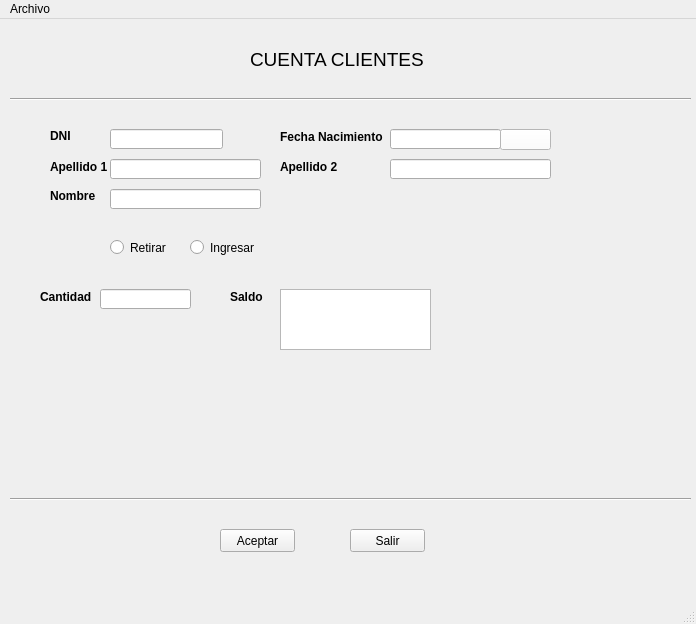
<?xml version="1.0" encoding="UTF-8"?>
<ui version="4.0">
 <class>MainWindow</class>
 <widget class="QMainWindow" name="MainWindow">
  <property name="geometry">
   <rect>
    <x>0</x>
    <y>0</y>
    <width>696</width>
    <height>624</height>
   </rect>
  </property>
  <property name="windowTitle">
   <string>MainWindow</string>
  </property>
  <widget class="QWidget" name="centralwidget">
   <widget class="QLabel" name="labelNombre">
    <property name="geometry">
     <rect>
      <x>50</x>
      <y>170</y>
      <width>47</width>
      <height>13</height>
     </rect>
    </property>
    <property name="font">
     <font>
      <weight>75</weight>
      <bold>true</bold>
     </font>
    </property>
    <property name="text">
     <string>Nombre</string>
    </property>
   </widget>
   <widget class="QLabel" name="labelCantidad">
    <property name="geometry">
     <rect>
      <x>40</x>
      <y>270</y>
      <width>61</width>
      <height>16</height>
     </rect>
    </property>
    <property name="font">
     <font>
      <weight>75</weight>
      <bold>true</bold>
     </font>
    </property>
    <property name="text">
     <string>Cantidad</string>
    </property>
   </widget>
   <widget class="Line" name="line">
    <property name="geometry">
     <rect>
      <x>10</x>
      <y>70</y>
      <width>681</width>
      <height>20</height>
     </rect>
    </property>
    <property name="orientation">
     <enum>Qt::Horizontal</enum>
    </property>
   </widget>
   <widget class="QRadioButton" name="radioRet">
    <property name="geometry">
     <rect>
      <x>110</x>
      <y>220</y>
      <width>82</width>
      <height>17</height>
     </rect>
    </property>
    <property name="text">
     <string>Retirar</string>
    </property>
    <attribute name="buttonGroup">
     <string notr="true">botonesRadio</string>
    </attribute>
   </widget>
   <widget class="QLabel" name="labelFecha">
    <property name="geometry">
     <rect>
      <x>280</x>
      <y>110</y>
      <width>111</width>
      <height>16</height>
     </rect>
    </property>
    <property name="font">
     <font>
      <weight>75</weight>
      <bold>true</bold>
     </font>
    </property>
    <property name="text">
     <string>Fecha Nacimiento</string>
    </property>
   </widget>
   <widget class="QLineEdit" name="lineDNI">
    <property name="geometry">
     <rect>
      <x>110</x>
      <y>110</y>
      <width>113</width>
      <height>20</height>
     </rect>
    </property>
    <property name="font">
     <font>
      <pointsize>14</pointsize>
     </font>
    </property>
   </widget>
   <widget class="QLineEdit" name="lineApellido1">
    <property name="geometry">
     <rect>
      <x>110</x>
      <y>140</y>
      <width>151</width>
      <height>20</height>
     </rect>
    </property>
   </widget>
   <widget class="QLineEdit" name="lineCant">
    <property name="geometry">
     <rect>
      <x>100</x>
      <y>270</y>
      <width>91</width>
      <height>20</height>
     </rect>
    </property>
   </widget>
   <widget class="QRadioButton" name="radioIng">
    <property name="geometry">
     <rect>
      <x>190</x>
      <y>220</y>
      <width>82</width>
      <height>17</height>
     </rect>
    </property>
    <property name="text">
     <string>Ingresar</string>
    </property>
    <attribute name="buttonGroup">
     <string notr="true">botonesRadio</string>
    </attribute>
   </widget>
   <widget class="QLineEdit" name="lineFecha">
    <property name="geometry">
     <rect>
      <x>390</x>
      <y>110</y>
      <width>111</width>
      <height>20</height>
     </rect>
    </property>
   </widget>
   <widget class="QPushButton" name="btnCalendario">
    <property name="geometry">
     <rect>
      <x>500</x>
      <y>110</y>
      <width>51</width>
      <height>21</height>
     </rect>
    </property>
    <property name="palette">
     <palette>
      <active>
       <colorrole role="WindowText">
        <brush brushstyle="SolidPattern">
         <color alpha="255">
          <red>0</red>
          <green>0</green>
          <blue>0</blue>
         </color>
        </brush>
       </colorrole>
       <colorrole role="Button">
        <brush brushstyle="SolidPattern">
         <color alpha="255">
          <red>255</red>
          <green>255</green>
          <blue>255</blue>
         </color>
        </brush>
       </colorrole>
       <colorrole role="Light">
        <brush brushstyle="SolidPattern">
         <color alpha="255">
          <red>255</red>
          <green>255</green>
          <blue>255</blue>
         </color>
        </brush>
       </colorrole>
       <colorrole role="Midlight">
        <brush brushstyle="SolidPattern">
         <color alpha="255">
          <red>255</red>
          <green>255</green>
          <blue>255</blue>
         </color>
        </brush>
       </colorrole>
       <colorrole role="Dark">
        <brush brushstyle="SolidPattern">
         <color alpha="255">
          <red>127</red>
          <green>127</green>
          <blue>127</blue>
         </color>
        </brush>
       </colorrole>
       <colorrole role="Mid">
        <brush brushstyle="SolidPattern">
         <color alpha="255">
          <red>170</red>
          <green>170</green>
          <blue>170</blue>
         </color>
        </brush>
       </colorrole>
       <colorrole role="Text">
        <brush brushstyle="SolidPattern">
         <color alpha="255">
          <red>0</red>
          <green>0</green>
          <blue>0</blue>
         </color>
        </brush>
       </colorrole>
       <colorrole role="BrightText">
        <brush brushstyle="SolidPattern">
         <color alpha="255">
          <red>255</red>
          <green>255</green>
          <blue>255</blue>
         </color>
        </brush>
       </colorrole>
       <colorrole role="ButtonText">
        <brush brushstyle="SolidPattern">
         <color alpha="255">
          <red>0</red>
          <green>0</green>
          <blue>0</blue>
         </color>
        </brush>
       </colorrole>
       <colorrole role="Base">
        <brush brushstyle="SolidPattern">
         <color alpha="255">
          <red>255</red>
          <green>255</green>
          <blue>255</blue>
         </color>
        </brush>
       </colorrole>
       <colorrole role="Window">
        <brush brushstyle="SolidPattern">
         <color alpha="255">
          <red>255</red>
          <green>255</green>
          <blue>255</blue>
         </color>
        </brush>
       </colorrole>
       <colorrole role="Shadow">
        <brush brushstyle="SolidPattern">
         <color alpha="255">
          <red>0</red>
          <green>0</green>
          <blue>0</blue>
         </color>
        </brush>
       </colorrole>
       <colorrole role="AlternateBase">
        <brush brushstyle="SolidPattern">
         <color alpha="255">
          <red>255</red>
          <green>255</green>
          <blue>255</blue>
         </color>
        </brush>
       </colorrole>
       <colorrole role="ToolTipBase">
        <brush brushstyle="SolidPattern">
         <color alpha="255">
          <red>255</red>
          <green>255</green>
          <blue>220</blue>
         </color>
        </brush>
       </colorrole>
       <colorrole role="ToolTipText">
        <brush brushstyle="SolidPattern">
         <color alpha="255">
          <red>0</red>
          <green>0</green>
          <blue>0</blue>
         </color>
        </brush>
       </colorrole>
      </active>
      <inactive>
       <colorrole role="WindowText">
        <brush brushstyle="SolidPattern">
         <color alpha="255">
          <red>0</red>
          <green>0</green>
          <blue>0</blue>
         </color>
        </brush>
       </colorrole>
       <colorrole role="Button">
        <brush brushstyle="SolidPattern">
         <color alpha="255">
          <red>255</red>
          <green>255</green>
          <blue>255</blue>
         </color>
        </brush>
       </colorrole>
       <colorrole role="Light">
        <brush brushstyle="SolidPattern">
         <color alpha="255">
          <red>255</red>
          <green>255</green>
          <blue>255</blue>
         </color>
        </brush>
       </colorrole>
       <colorrole role="Midlight">
        <brush brushstyle="SolidPattern">
         <color alpha="255">
          <red>255</red>
          <green>255</green>
          <blue>255</blue>
         </color>
        </brush>
       </colorrole>
       <colorrole role="Dark">
        <brush brushstyle="SolidPattern">
         <color alpha="255">
          <red>127</red>
          <green>127</green>
          <blue>127</blue>
         </color>
        </brush>
       </colorrole>
       <colorrole role="Mid">
        <brush brushstyle="SolidPattern">
         <color alpha="255">
          <red>170</red>
          <green>170</green>
          <blue>170</blue>
         </color>
        </brush>
       </colorrole>
       <colorrole role="Text">
        <brush brushstyle="SolidPattern">
         <color alpha="255">
          <red>0</red>
          <green>0</green>
          <blue>0</blue>
         </color>
        </brush>
       </colorrole>
       <colorrole role="BrightText">
        <brush brushstyle="SolidPattern">
         <color alpha="255">
          <red>255</red>
          <green>255</green>
          <blue>255</blue>
         </color>
        </brush>
       </colorrole>
       <colorrole role="ButtonText">
        <brush brushstyle="SolidPattern">
         <color alpha="255">
          <red>0</red>
          <green>0</green>
          <blue>0</blue>
         </color>
        </brush>
       </colorrole>
       <colorrole role="Base">
        <brush brushstyle="SolidPattern">
         <color alpha="255">
          <red>255</red>
          <green>255</green>
          <blue>255</blue>
         </color>
        </brush>
       </colorrole>
       <colorrole role="Window">
        <brush brushstyle="SolidPattern">
         <color alpha="255">
          <red>255</red>
          <green>255</green>
          <blue>255</blue>
         </color>
        </brush>
       </colorrole>
       <colorrole role="Shadow">
        <brush brushstyle="SolidPattern">
         <color alpha="255">
          <red>0</red>
          <green>0</green>
          <blue>0</blue>
         </color>
        </brush>
       </colorrole>
       <colorrole role="AlternateBase">
        <brush brushstyle="SolidPattern">
         <color alpha="255">
          <red>255</red>
          <green>255</green>
          <blue>255</blue>
         </color>
        </brush>
       </colorrole>
       <colorrole role="ToolTipBase">
        <brush brushstyle="SolidPattern">
         <color alpha="255">
          <red>255</red>
          <green>255</green>
          <blue>220</blue>
         </color>
        </brush>
       </colorrole>
       <colorrole role="ToolTipText">
        <brush brushstyle="SolidPattern">
         <color alpha="255">
          <red>0</red>
          <green>0</green>
          <blue>0</blue>
         </color>
        </brush>
       </colorrole>
      </inactive>
      <disabled>
       <colorrole role="WindowText">
        <brush brushstyle="SolidPattern">
         <color alpha="255">
          <red>127</red>
          <green>127</green>
          <blue>127</blue>
         </color>
        </brush>
       </colorrole>
       <colorrole role="Button">
        <brush brushstyle="SolidPattern">
         <color alpha="255">
          <red>255</red>
          <green>255</green>
          <blue>255</blue>
         </color>
        </brush>
       </colorrole>
       <colorrole role="Light">
        <brush brushstyle="SolidPattern">
         <color alpha="255">
          <red>255</red>
          <green>255</green>
          <blue>255</blue>
         </color>
        </brush>
       </colorrole>
       <colorrole role="Midlight">
        <brush brushstyle="SolidPattern">
         <color alpha="255">
          <red>255</red>
          <green>255</green>
          <blue>255</blue>
         </color>
        </brush>
       </colorrole>
       <colorrole role="Dark">
        <brush brushstyle="SolidPattern">
         <color alpha="255">
          <red>127</red>
          <green>127</green>
          <blue>127</blue>
         </color>
        </brush>
       </colorrole>
       <colorrole role="Mid">
        <brush brushstyle="SolidPattern">
         <color alpha="255">
          <red>170</red>
          <green>170</green>
          <blue>170</blue>
         </color>
        </brush>
       </colorrole>
       <colorrole role="Text">
        <brush brushstyle="SolidPattern">
         <color alpha="255">
          <red>127</red>
          <green>127</green>
          <blue>127</blue>
         </color>
        </brush>
       </colorrole>
       <colorrole role="BrightText">
        <brush brushstyle="SolidPattern">
         <color alpha="255">
          <red>255</red>
          <green>255</green>
          <blue>255</blue>
         </color>
        </brush>
       </colorrole>
       <colorrole role="ButtonText">
        <brush brushstyle="SolidPattern">
         <color alpha="255">
          <red>127</red>
          <green>127</green>
          <blue>127</blue>
         </color>
        </brush>
       </colorrole>
       <colorrole role="Base">
        <brush brushstyle="SolidPattern">
         <color alpha="255">
          <red>255</red>
          <green>255</green>
          <blue>255</blue>
         </color>
        </brush>
       </colorrole>
       <colorrole role="Window">
        <brush brushstyle="SolidPattern">
         <color alpha="255">
          <red>255</red>
          <green>255</green>
          <blue>255</blue>
         </color>
        </brush>
       </colorrole>
       <colorrole role="Shadow">
        <brush brushstyle="SolidPattern">
         <color alpha="255">
          <red>0</red>
          <green>0</green>
          <blue>0</blue>
         </color>
        </brush>
       </colorrole>
       <colorrole role="AlternateBase">
        <brush brushstyle="SolidPattern">
         <color alpha="255">
          <red>255</red>
          <green>255</green>
          <blue>255</blue>
         </color>
        </brush>
       </colorrole>
       <colorrole role="ToolTipBase">
        <brush brushstyle="SolidPattern">
         <color alpha="255">
          <red>255</red>
          <green>255</green>
          <blue>220</blue>
         </color>
        </brush>
       </colorrole>
       <colorrole role="ToolTipText">
        <brush brushstyle="SolidPattern">
         <color alpha="255">
          <red>0</red>
          <green>0</green>
          <blue>0</blue>
         </color>
        </brush>
       </colorrole>
      </disabled>
     </palette>
    </property>
    <property name="text">
     <string/>
    </property>
    <property name="icon">
     <iconset>
      <normaloff>img/calendario.png</normaloff>img/calendario.png</iconset>
    </property>
   </widget>
   <widget class="QPushButton" name="btnAceptar">
    <property name="geometry">
     <rect>
      <x>220</x>
      <y>510</y>
      <width>75</width>
      <height>23</height>
     </rect>
    </property>
    <property name="text">
     <string>Aceptar</string>
    </property>
   </widget>
   <widget class="QLabel" name="labelDNI">
    <property name="geometry">
     <rect>
      <x>50</x>
      <y>110</y>
      <width>47</width>
      <height>13</height>
     </rect>
    </property>
    <property name="font">
     <font>
      <weight>75</weight>
      <bold>true</bold>
     </font>
    </property>
    <property name="text">
     <string>DNI</string>
    </property>
   </widget>
   <widget class="QLabel" name="titulo">
    <property name="geometry">
     <rect>
      <x>250</x>
      <y>20</y>
      <width>201</width>
      <height>41</height>
     </rect>
    </property>
    <property name="font">
     <font>
      <pointsize>14</pointsize>
      <weight>50</weight>
      <bold>false</bold>
     </font>
    </property>
    <property name="text">
     <string>CUENTA CLIENTES</string>
    </property>
   </widget>
   <widget class="QPushButton" name="btnSalir">
    <property name="geometry">
     <rect>
      <x>350</x>
      <y>510</y>
      <width>75</width>
      <height>23</height>
     </rect>
    </property>
    <property name="text">
     <string>Salir</string>
    </property>
   </widget>
   <widget class="Line" name="line_2">
    <property name="geometry">
     <rect>
      <x>10</x>
      <y>470</y>
      <width>681</width>
      <height>20</height>
     </rect>
    </property>
    <property name="orientation">
     <enum>Qt::Horizontal</enum>
    </property>
   </widget>
   <widget class="QLineEdit" name="lineNombre">
    <property name="geometry">
     <rect>
      <x>110</x>
      <y>170</y>
      <width>151</width>
      <height>20</height>
     </rect>
    </property>
   </widget>
   <widget class="QLabel" name="labelApellido1">
    <property name="geometry">
     <rect>
      <x>50</x>
      <y>140</y>
      <width>61</width>
      <height>16</height>
     </rect>
    </property>
    <property name="font">
     <font>
      <weight>75</weight>
      <bold>true</bold>
     </font>
    </property>
    <property name="text">
     <string>Apellido 1</string>
    </property>
   </widget>
   <widget class="QLabel" name="labelValido">
    <property name="geometry">
     <rect>
      <x>230</x>
      <y>110</y>
      <width>31</width>
      <height>16</height>
     </rect>
    </property>
    <property name="font">
     <font>
      <pointsize>14</pointsize>
      <weight>75</weight>
      <bold>true</bold>
     </font>
    </property>
    <property name="text">
     <string/>
    </property>
   </widget>
   <widget class="QLabel" name="labelApellido2">
    <property name="geometry">
     <rect>
      <x>280</x>
      <y>140</y>
      <width>61</width>
      <height>16</height>
     </rect>
    </property>
    <property name="font">
     <font>
      <weight>75</weight>
      <bold>true</bold>
     </font>
    </property>
    <property name="text">
     <string>Apellido 2</string>
    </property>
   </widget>
   <widget class="QLineEdit" name="lineApellido2">
    <property name="geometry">
     <rect>
      <x>390</x>
      <y>140</y>
      <width>161</width>
      <height>20</height>
     </rect>
    </property>
   </widget>
   <widget class="QLabel" name="labelSaldo">
    <property name="geometry">
     <rect>
      <x>230</x>
      <y>270</y>
      <width>61</width>
      <height>16</height>
     </rect>
    </property>
    <property name="font">
     <font>
      <weight>75</weight>
      <bold>true</bold>
     </font>
    </property>
    <property name="text">
     <string>Saldo</string>
    </property>
   </widget>
   <widget class="QTextBrowser" name="saldo">
    <property name="geometry">
     <rect>
      <x>280</x>
      <y>270</y>
      <width>151</width>
      <height>61</height>
     </rect>
    </property>
   </widget>
  </widget>
  <widget class="QMenuBar" name="menubar">
   <property name="geometry">
    <rect>
     <x>0</x>
     <y>0</y>
     <width>696</width>
     <height>21</height>
    </rect>
   </property>
   <property name="defaultUp">
    <bool>false</bool>
   </property>
   <widget class="QMenu" name="menuArchivo">
    <property name="title">
     <string>Archivo</string>
    </property>
    <addaction name="actionSalir"/>
   </widget>
   <addaction name="menuArchivo"/>
  </widget>
  <widget class="QStatusBar" name="statusbar"/>
  <action name="actionSalir">
   <property name="text">
    <string>Salir</string>
   </property>
   <property name="shortcut">
    <string>Alt+4</string>
   </property>
  </action>
 </widget>
 <resources/>
 <connections/>
 <buttongroups>
  <buttongroup name="botonesCheck"/>
  <buttongroup name="botonesRadio"/>
 </buttongroups>
</ui>
